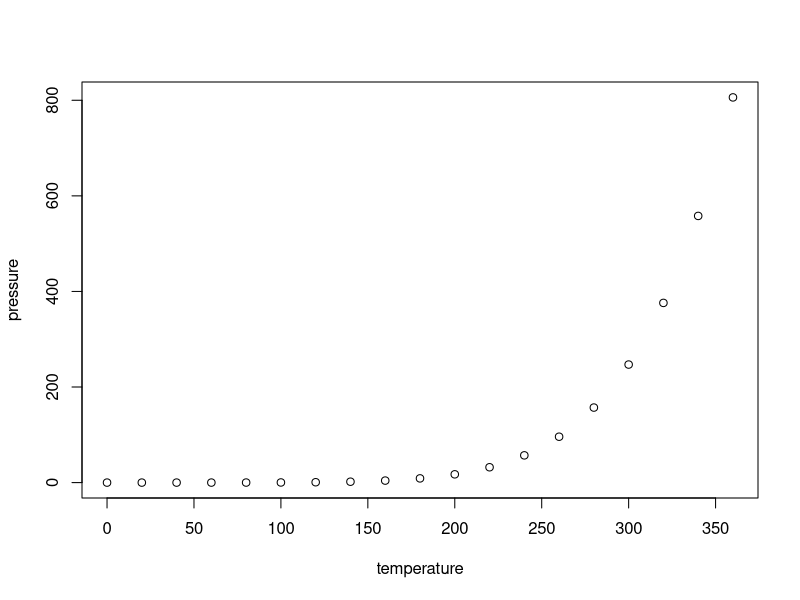
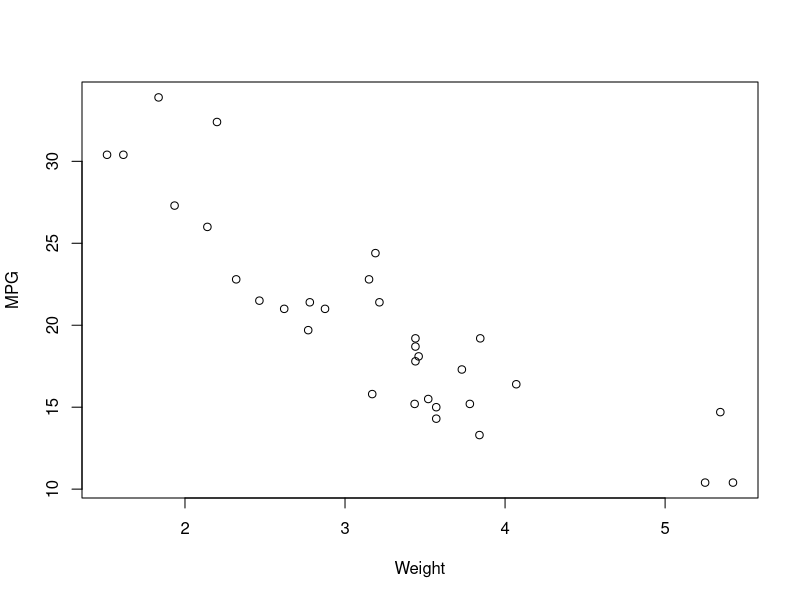

The R source for these figures, in order:
## ---- chunk 1
knitr::opts_chunk$set(echo = FALSE)
## ---- chunk 2
summary(cars)
## ---- chunk 3
plot(pressure)
## ---- chunk 4
plot(mtcars$wt, mtcars$mpg, xlab="Weight", ylab="MPG")
